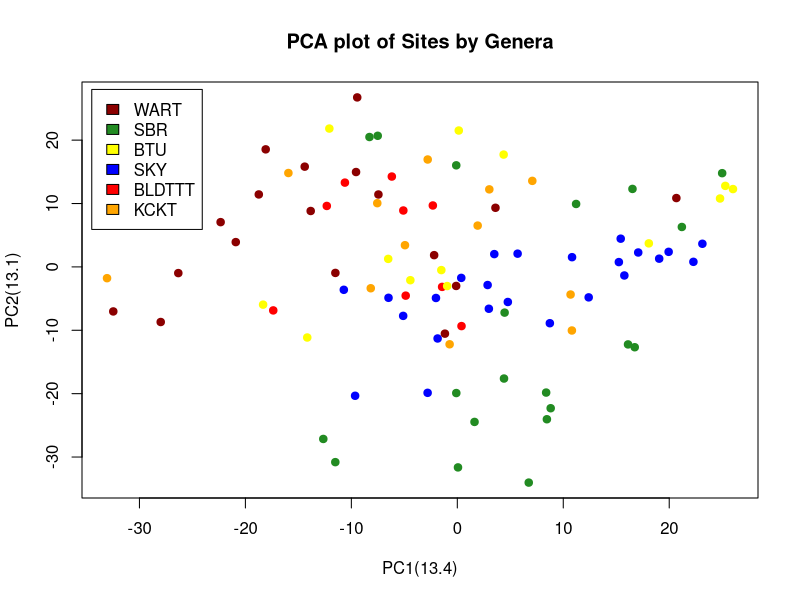

This chart was generated by the following R code:
# Load required libraries
library(vegan)
library(ggplot2)

setwd("C:/Users/15404/Documents/GitHub/research_project/rarefaction_curve/")

# Read data from a file or create a data frame with relative abundance data
data <- read.csv("full_202109_genera_with_site.csv", header = TRUE, sep = ",")
# Load the iris dataset

# Perform a PCA on the dataset
pca <- prcomp(data[][5:ncol(data)], center = TRUE, scale. = TRUE)

summary(pca)

# Extract the first two principal components
pc1 <- pca$x[,1]
pc2 <- pca$x[,2]

unique(data$site)

# Create a color vector based on the species of iris
site <- data$site
coldf = data[c('site')]

coldf[coldf == "WART"] <- 'darkred'
coldf[coldf == "SBR"] <- 'forestgreen'
coldf[coldf == "BTU"] <- 'yellow'
coldf[coldf == "SKY"] <- 'blue'
coldf[coldf == "BLDTTT"] <- 'red'
coldf[coldf == "KCKT"] <- 'orange'

coldf

pc1

# Plot the PCA with colored points

plot(pc1, pc2, col = coldf$site, pch = 19, 
     xlab = "PC1(13.4)", ylab = "PC2(13.1)", main = "PCA plot of Sites by Genera")
#legend("topright", legend = levels(unique(data$site)), col = coldf$site, 
#       pch = 19, bty = "n")
legend(-34.5, 28, legend=c(unique(data$site)), cex = 1, 
        fill = c('darkred','forestgreen','yellow','blue','red','orange'))

              
       